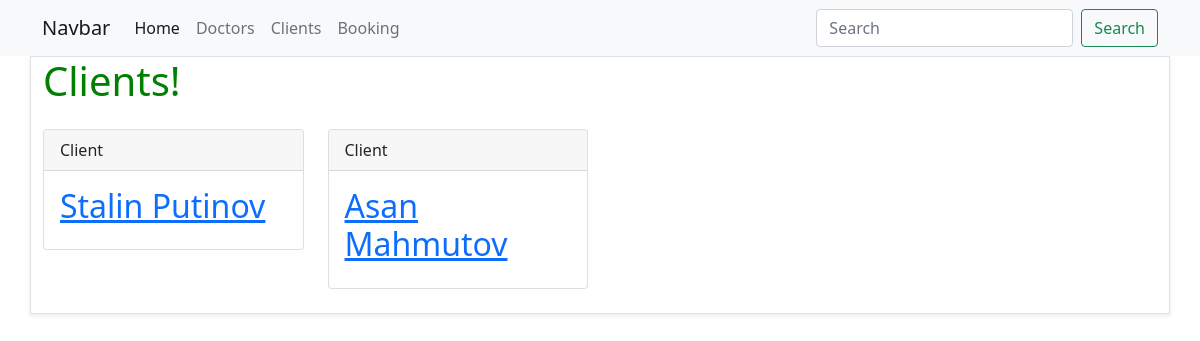
/client/, run on an earlier commit of the app's database.
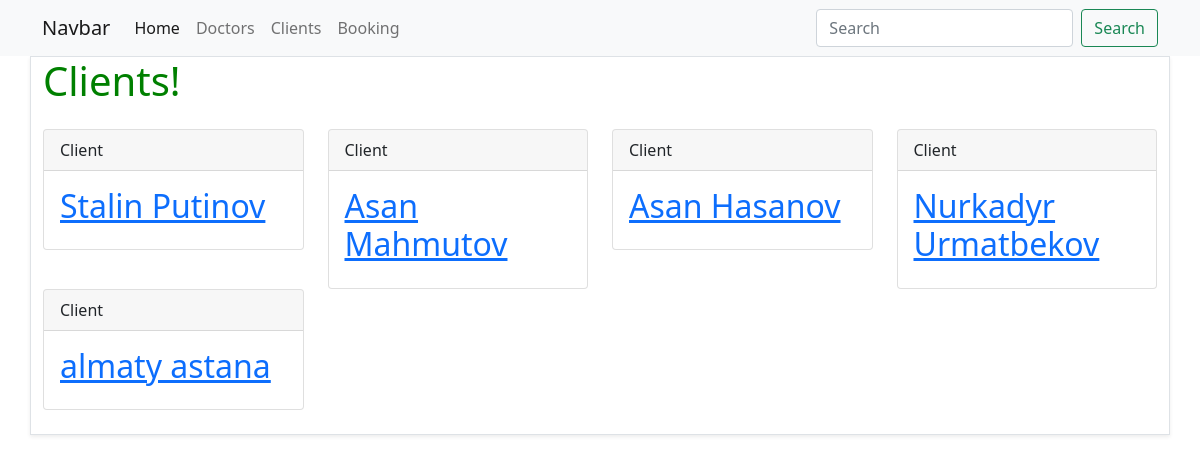
And on a later commit of the database.
### client/models.py (models this page shows)
class Client(models.Model):
    name = models.CharField(max_length=120)
    surname = models.CharField(max_length=120)
    age = models.IntegerField()
    def __str__(self):
        return "{} {}".format(self.name,self.surname)

### client/views.py (the view)
# urls.py: path('client/', client),
def client(request):
    if request.method == "POST":
        form = ClientForm(request.POST)
        form.save()
    clients = Client.objects.all()
    return render(request,"client/client.html",{"clients":clients})

### templates/client/client.html
{% extends 'base.html' %}
{% block container%}
        <h1>Clients!</h1>
        <div class="row mb-4 mt-4">
            {% for client in clients%}
                <div class="col-3">
                    <div class="card">
                        <div class="card-header">
                            Client
                        </div>
                        <div class="card-body">
                            <a href="/client/{{client.id}}">
                                <h2 class="card-title">
                                    {{client}}
                                </h2>
                            </a>
                        </div>
                    </div>
                </div>
            {% empty %}
                <div class="alert alert-success">
                    This is page is empty
                </div>
            {% endfor %}
        </div>
{% endblock container%}

What changed in the data, as far as the page shows it:
added Client: name+surname "Asan Hasanov"
added Client: name+surname "Nurkadyr Urmatbekov"
added Client: name+surname "almaty astana"
